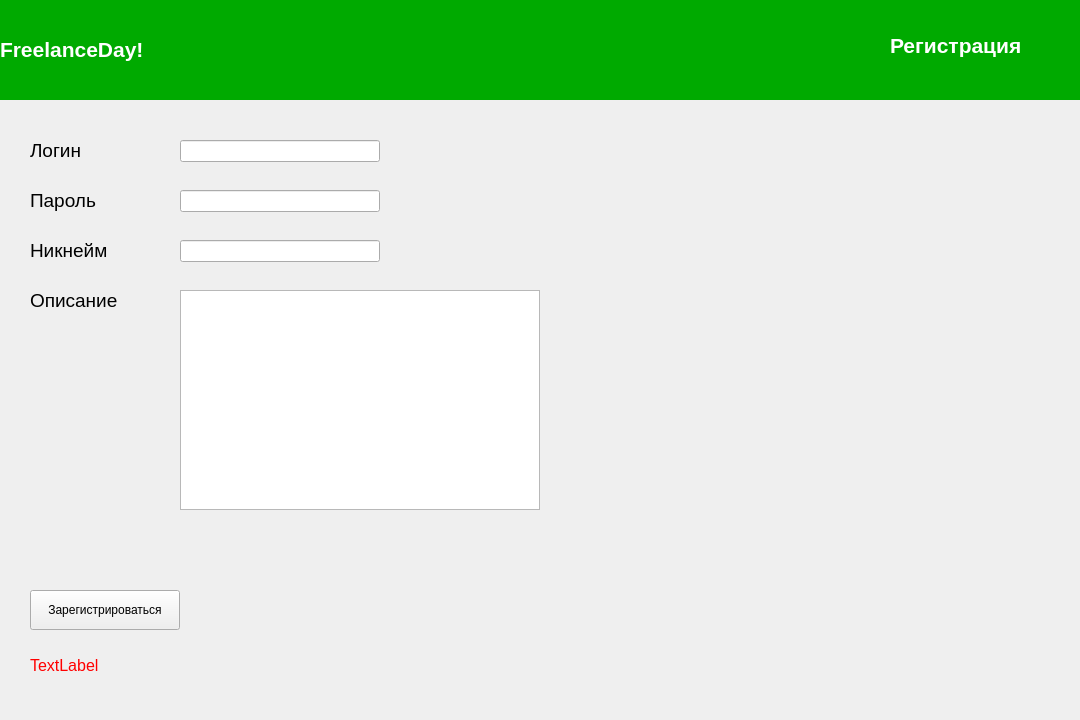
<?xml version="1.0" encoding="UTF-8"?>
<ui version="4.0">
 <class>Form</class>
 <widget class="QWidget" name="Form">
  <property name="geometry">
   <rect>
    <x>0</x>
    <y>0</y>
    <width>1080</width>
    <height>720</height>
   </rect>
  </property>
  <property name="windowTitle">
   <string>FreelanceDay! - Регистрация исполнителя</string>
  </property>
  <widget class="QLabel" name="label">
   <property name="geometry">
    <rect>
     <x>0</x>
     <y>0</y>
     <width>1080</width>
     <height>100</height>
    </rect>
   </property>
   <property name="palette">
    <palette>
     <active>
      <colorrole role="WindowText">
       <brush brushstyle="SolidPattern">
        <color alpha="255">
         <red>0</red>
         <green>0</green>
         <blue>0</blue>
        </color>
       </brush>
      </colorrole>
      <colorrole role="Button">
       <brush brushstyle="SolidPattern">
        <color alpha="255">
         <red>0</red>
         <green>170</green>
         <blue>0</blue>
        </color>
       </brush>
      </colorrole>
      <colorrole role="Light">
       <brush brushstyle="SolidPattern">
        <color alpha="255">
         <red>0</red>
         <green>255</green>
         <blue>0</blue>
        </color>
       </brush>
      </colorrole>
      <colorrole role="Midlight">
       <brush brushstyle="SolidPattern">
        <color alpha="255">
         <red>0</red>
         <green>212</green>
         <blue>0</blue>
        </color>
       </brush>
      </colorrole>
      <colorrole role="Dark">
       <brush brushstyle="SolidPattern">
        <color alpha="255">
         <red>0</red>
         <green>85</green>
         <blue>0</blue>
        </color>
       </brush>
      </colorrole>
      <colorrole role="Mid">
       <brush brushstyle="SolidPattern">
        <color alpha="255">
         <red>0</red>
         <green>113</green>
         <blue>0</blue>
        </color>
       </brush>
      </colorrole>
      <colorrole role="Text">
       <brush brushstyle="SolidPattern">
        <color alpha="255">
         <red>0</red>
         <green>0</green>
         <blue>0</blue>
        </color>
       </brush>
      </colorrole>
      <colorrole role="BrightText">
       <brush brushstyle="SolidPattern">
        <color alpha="255">
         <red>255</red>
         <green>255</green>
         <blue>255</blue>
        </color>
       </brush>
      </colorrole>
      <colorrole role="ButtonText">
       <brush brushstyle="SolidPattern">
        <color alpha="255">
         <red>0</red>
         <green>0</green>
         <blue>0</blue>
        </color>
       </brush>
      </colorrole>
      <colorrole role="Base">
       <brush brushstyle="SolidPattern">
        <color alpha="255">
         <red>255</red>
         <green>255</green>
         <blue>255</blue>
        </color>
       </brush>
      </colorrole>
      <colorrole role="Window">
       <brush brushstyle="SolidPattern">
        <color alpha="255">
         <red>0</red>
         <green>170</green>
         <blue>0</blue>
        </color>
       </brush>
      </colorrole>
      <colorrole role="Shadow">
       <brush brushstyle="SolidPattern">
        <color alpha="255">
         <red>0</red>
         <green>0</green>
         <blue>0</blue>
        </color>
       </brush>
      </colorrole>
      <colorrole role="AlternateBase">
       <brush brushstyle="SolidPattern">
        <color alpha="255">
         <red>127</red>
         <green>212</green>
         <blue>127</blue>
        </color>
       </brush>
      </colorrole>
      <colorrole role="ToolTipBase">
       <brush brushstyle="SolidPattern">
        <color alpha="255">
         <red>255</red>
         <green>255</green>
         <blue>220</blue>
        </color>
       </brush>
      </colorrole>
      <colorrole role="ToolTipText">
       <brush brushstyle="SolidPattern">
        <color alpha="255">
         <red>0</red>
         <green>0</green>
         <blue>0</blue>
        </color>
       </brush>
      </colorrole>
     </active>
     <inactive>
      <colorrole role="WindowText">
       <brush brushstyle="SolidPattern">
        <color alpha="255">
         <red>0</red>
         <green>0</green>
         <blue>0</blue>
        </color>
       </brush>
      </colorrole>
      <colorrole role="Button">
       <brush brushstyle="SolidPattern">
        <color alpha="255">
         <red>0</red>
         <green>170</green>
         <blue>0</blue>
        </color>
       </brush>
      </colorrole>
      <colorrole role="Light">
       <brush brushstyle="SolidPattern">
        <color alpha="255">
         <red>0</red>
         <green>255</green>
         <blue>0</blue>
        </color>
       </brush>
      </colorrole>
      <colorrole role="Midlight">
       <brush brushstyle="SolidPattern">
        <color alpha="255">
         <red>0</red>
         <green>212</green>
         <blue>0</blue>
        </color>
       </brush>
      </colorrole>
      <colorrole role="Dark">
       <brush brushstyle="SolidPattern">
        <color alpha="255">
         <red>0</red>
         <green>85</green>
         <blue>0</blue>
        </color>
       </brush>
      </colorrole>
      <colorrole role="Mid">
       <brush brushstyle="SolidPattern">
        <color alpha="255">
         <red>0</red>
         <green>113</green>
         <blue>0</blue>
        </color>
       </brush>
      </colorrole>
      <colorrole role="Text">
       <brush brushstyle="SolidPattern">
        <color alpha="255">
         <red>0</red>
         <green>0</green>
         <blue>0</blue>
        </color>
       </brush>
      </colorrole>
      <colorrole role="BrightText">
       <brush brushstyle="SolidPattern">
        <color alpha="255">
         <red>255</red>
         <green>255</green>
         <blue>255</blue>
        </color>
       </brush>
      </colorrole>
      <colorrole role="ButtonText">
       <brush brushstyle="SolidPattern">
        <color alpha="255">
         <red>0</red>
         <green>0</green>
         <blue>0</blue>
        </color>
       </brush>
      </colorrole>
      <colorrole role="Base">
       <brush brushstyle="SolidPattern">
        <color alpha="255">
         <red>255</red>
         <green>255</green>
         <blue>255</blue>
        </color>
       </brush>
      </colorrole>
      <colorrole role="Window">
       <brush brushstyle="SolidPattern">
        <color alpha="255">
         <red>0</red>
         <green>170</green>
         <blue>0</blue>
        </color>
       </brush>
      </colorrole>
      <colorrole role="Shadow">
       <brush brushstyle="SolidPattern">
        <color alpha="255">
         <red>0</red>
         <green>0</green>
         <blue>0</blue>
        </color>
       </brush>
      </colorrole>
      <colorrole role="AlternateBase">
       <brush brushstyle="SolidPattern">
        <color alpha="255">
         <red>127</red>
         <green>212</green>
         <blue>127</blue>
        </color>
       </brush>
      </colorrole>
      <colorrole role="ToolTipBase">
       <brush brushstyle="SolidPattern">
        <color alpha="255">
         <red>255</red>
         <green>255</green>
         <blue>220</blue>
        </color>
       </brush>
      </colorrole>
      <colorrole role="ToolTipText">
       <brush brushstyle="SolidPattern">
        <color alpha="255">
         <red>0</red>
         <green>0</green>
         <blue>0</blue>
        </color>
       </brush>
      </colorrole>
     </inactive>
     <disabled>
      <colorrole role="WindowText">
       <brush brushstyle="SolidPattern">
        <color alpha="255">
         <red>0</red>
         <green>85</green>
         <blue>0</blue>
        </color>
       </brush>
      </colorrole>
      <colorrole role="Button">
       <brush brushstyle="SolidPattern">
        <color alpha="255">
         <red>0</red>
         <green>170</green>
         <blue>0</blue>
        </color>
       </brush>
      </colorrole>
      <colorrole role="Light">
       <brush brushstyle="SolidPattern">
        <color alpha="255">
         <red>0</red>
         <green>255</green>
         <blue>0</blue>
        </color>
       </brush>
      </colorrole>
      <colorrole role="Midlight">
       <brush brushstyle="SolidPattern">
        <color alpha="255">
         <red>0</red>
         <green>212</green>
         <blue>0</blue>
        </color>
       </brush>
      </colorrole>
      <colorrole role="Dark">
       <brush brushstyle="SolidPattern">
        <color alpha="255">
         <red>0</red>
         <green>85</green>
         <blue>0</blue>
        </color>
       </brush>
      </colorrole>
      <colorrole role="Mid">
       <brush brushstyle="SolidPattern">
        <color alpha="255">
         <red>0</red>
         <green>113</green>
         <blue>0</blue>
        </color>
       </brush>
      </colorrole>
      <colorrole role="Text">
       <brush brushstyle="SolidPattern">
        <color alpha="255">
         <red>0</red>
         <green>85</green>
         <blue>0</blue>
        </color>
       </brush>
      </colorrole>
      <colorrole role="BrightText">
       <brush brushstyle="SolidPattern">
        <color alpha="255">
         <red>255</red>
         <green>255</green>
         <blue>255</blue>
        </color>
       </brush>
      </colorrole>
      <colorrole role="ButtonText">
       <brush brushstyle="SolidPattern">
        <color alpha="255">
         <red>0</red>
         <green>85</green>
         <blue>0</blue>
        </color>
       </brush>
      </colorrole>
      <colorrole role="Base">
       <brush brushstyle="SolidPattern">
        <color alpha="255">
         <red>0</red>
         <green>170</green>
         <blue>0</blue>
        </color>
       </brush>
      </colorrole>
      <colorrole role="Window">
       <brush brushstyle="SolidPattern">
        <color alpha="255">
         <red>0</red>
         <green>170</green>
         <blue>0</blue>
        </color>
       </brush>
      </colorrole>
      <colorrole role="Shadow">
       <brush brushstyle="SolidPattern">
        <color alpha="255">
         <red>0</red>
         <green>0</green>
         <blue>0</blue>
        </color>
       </brush>
      </colorrole>
      <colorrole role="AlternateBase">
       <brush brushstyle="SolidPattern">
        <color alpha="255">
         <red>0</red>
         <green>170</green>
         <blue>0</blue>
        </color>
       </brush>
      </colorrole>
      <colorrole role="ToolTipBase">
       <brush brushstyle="SolidPattern">
        <color alpha="255">
         <red>255</red>
         <green>255</green>
         <blue>220</blue>
        </color>
       </brush>
      </colorrole>
      <colorrole role="ToolTipText">
       <brush brushstyle="SolidPattern">
        <color alpha="255">
         <red>0</red>
         <green>0</green>
         <blue>0</blue>
        </color>
       </brush>
      </colorrole>
     </disabled>
    </palette>
   </property>
   <property name="autoFillBackground">
    <bool>true</bool>
   </property>
   <property name="text">
    <string>&lt;html&gt;&lt;head/&gt;&lt;body&gt;&lt;p&gt;&lt;span style=&quot; font-size:16pt; font-weight:600; color:#ffffff;&quot;&gt;FreelanceDay!&lt;/span&gt;&lt;/p&gt;&lt;/body&gt;&lt;/html&gt;</string>
   </property>
   <property name="margin">
    <number>10</number>
   </property>
  </widget>
  <widget class="QLabel" name="label_2">
   <property name="geometry">
    <rect>
     <x>890</x>
     <y>20</y>
     <width>191</width>
     <height>51</height>
    </rect>
   </property>
   <property name="text">
    <string>&lt;html&gt;&lt;head/&gt;&lt;body&gt;&lt;p&gt;&lt;span style=&quot; font-size:16pt; font-weight:600; color:#ffffff;&quot;&gt;Регистрация&lt;/span&gt;&lt;/p&gt;&lt;/body&gt;&lt;/html&gt;</string>
   </property>
  </widget>
  <widget class="QLabel" name="label_3">
   <property name="geometry">
    <rect>
     <x>30</x>
     <y>130</y>
     <width>101</width>
     <height>41</height>
    </rect>
   </property>
   <property name="text">
    <string>&lt;html&gt;&lt;head/&gt;&lt;body&gt;&lt;p&gt;&lt;span style=&quot; font-size:14pt;&quot;&gt;Логин&lt;/span&gt;&lt;/p&gt;&lt;/body&gt;&lt;/html&gt;</string>
   </property>
  </widget>
  <widget class="QLabel" name="label_4">
   <property name="geometry">
    <rect>
     <x>30</x>
     <y>180</y>
     <width>101</width>
     <height>41</height>
    </rect>
   </property>
   <property name="text">
    <string>&lt;html&gt;&lt;head/&gt;&lt;body&gt;&lt;p&gt;&lt;span style=&quot; font-size:14pt;&quot;&gt;Пароль&lt;/span&gt;&lt;/p&gt;&lt;/body&gt;&lt;/html&gt;</string>
   </property>
  </widget>
  <widget class="QLabel" name="label_5">
   <property name="geometry">
    <rect>
     <x>30</x>
     <y>230</y>
     <width>101</width>
     <height>41</height>
    </rect>
   </property>
   <property name="text">
    <string>&lt;html&gt;&lt;head/&gt;&lt;body&gt;&lt;p&gt;&lt;span style=&quot; font-size:14pt;&quot;&gt;Никнейм&lt;/span&gt;&lt;/p&gt;&lt;/body&gt;&lt;/html&gt;</string>
   </property>
  </widget>
  <widget class="QLabel" name="label_6">
   <property name="geometry">
    <rect>
     <x>30</x>
     <y>280</y>
     <width>111</width>
     <height>41</height>
    </rect>
   </property>
   <property name="text">
    <string>&lt;html&gt;&lt;head/&gt;&lt;body&gt;&lt;p&gt;&lt;span style=&quot; font-size:14pt;&quot;&gt;Описание&lt;/span&gt;&lt;/p&gt;&lt;/body&gt;&lt;/html&gt;</string>
   </property>
  </widget>
  <widget class="QLineEdit" name="lineEdit">
   <property name="geometry">
    <rect>
     <x>180</x>
     <y>140</y>
     <width>200</width>
     <height>22</height>
    </rect>
   </property>
  </widget>
  <widget class="QLineEdit" name="lineEdit_2">
   <property name="geometry">
    <rect>
     <x>180</x>
     <y>190</y>
     <width>200</width>
     <height>22</height>
    </rect>
   </property>
  </widget>
  <widget class="QLineEdit" name="lineEdit_3">
   <property name="geometry">
    <rect>
     <x>180</x>
     <y>240</y>
     <width>200</width>
     <height>22</height>
    </rect>
   </property>
  </widget>
  <widget class="QTextEdit" name="textEdit">
   <property name="geometry">
    <rect>
     <x>180</x>
     <y>290</y>
     <width>360</width>
     <height>220</height>
    </rect>
   </property>
  </widget>
  <widget class="QPushButton" name="pushButton">
   <property name="geometry">
    <rect>
     <x>30</x>
     <y>590</y>
     <width>150</width>
     <height>40</height>
    </rect>
   </property>
   <property name="text">
    <string>Зарегистрироваться</string>
   </property>
  </widget>
  <widget class="QLabel" name="label_8">
   <property name="geometry">
    <rect>
     <x>30</x>
     <y>650</y>
     <width>121</width>
     <height>31</height>
    </rect>
   </property>
   <property name="text">
    <string>&lt;html&gt;&lt;head/&gt;&lt;body&gt;&lt;p&gt;&lt;span style=&quot; font-size:12pt; color:#ff0000;&quot;&gt;TextLabel&lt;/span&gt;&lt;/p&gt;&lt;/body&gt;&lt;/html&gt;</string>
   </property>
  </widget>
 </widget>
 <resources/>
 <connections/>
</ui>
